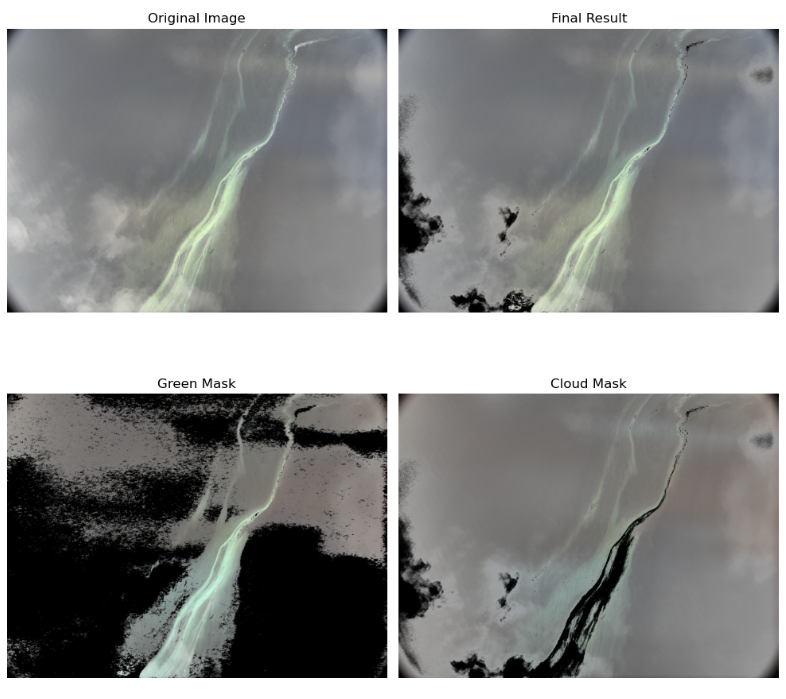
#> input picture remove_clouds.png, 786 x 699 px
$ python remove_clouds_keep_green.py ../remove_clouds.png out.png
#> lines starting #> are read from the running program, lines starting #| are printed output that depends on the picture; after the words box and inside, x2 and y2 are one past the last pixel; in counts of white or black regions, pixels touching at a corner belong together
#!/usr/bin/env python3
import cv2
import numpy as np
from PIL import Image
import argparse
import os

def remove_cloud_reflectance_and_keep_green(image_path, output_path, cloud_threshold=170, lower_green=(35, 10, 40), upper_green=(115, 255, 255)):
    # Load the image
#> called with image_path = '../remove_clouds.png', output_path = 'out.png', cloud_threshold = 170, lower_green = (35, 10, 40), upper_green = (115, 255, 255)
    image = cv2.imread(image_path)
#> image is the input picture: shape (699, 786, 3); mean B, G, R 139.3, 140.1, 139.3

    # Convert the image to HSV color space to segment green areas
    hsv_image = cv2.cvtColor(image, cv2.COLOR_BGR2HSV)
#> hsv_image: shape (699, 786, 3); mean H, S, V 42.5, 8.1, 141.6
    # Create a mask to keep only green areas
    green_mask = cv2.inRange(hsv_image, np.array(lower_green), np.array(upper_green))
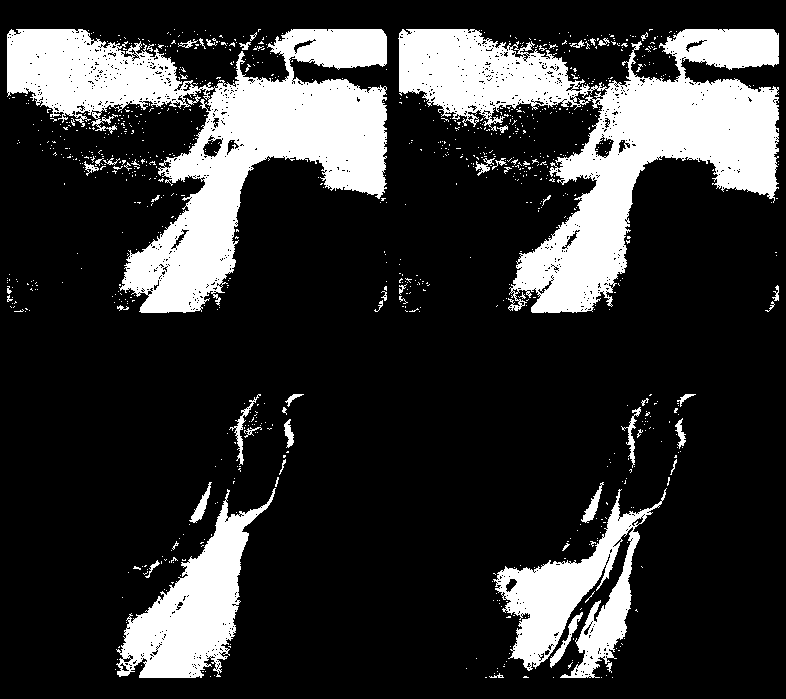
#> green_mask: shape (699, 786); 20.6% white; 954 white regions (899 under 20 px), largest, box (x1, y1, x2, y2) and area: (398, 29, 779, 313) 42436, (7, 29, 387, 313) 42228, (116, 488, 276, 678) 11693

    # Convert to grayscale for cloud detection
    gray_image = cv2.cvtColor(image, cv2.COLOR_BGR2GRAY)
    # Create a mask based on the cloud threshold
    _, cloud_mask = cv2.threshold(gray_image, cloud_threshold, 255, cv2.THRESH_BINARY)
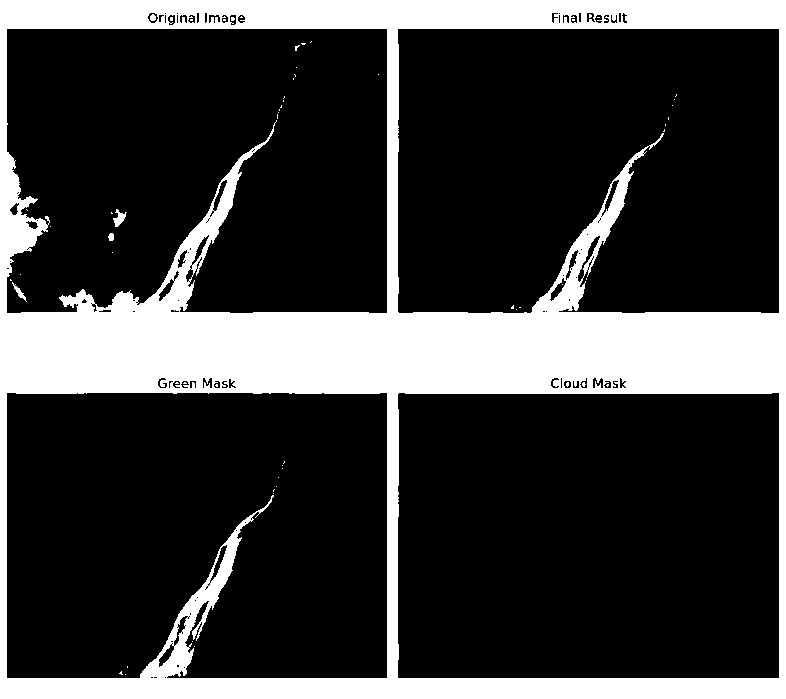
#> cloud_mask: shape (699, 786); 23.7% white; 61 white regions (56 under 20 px), largest, box (x1, y1, x2, y2) and area: (0, 0, 786, 699) 129663, (113, 209, 127, 227) 121, (12, 282, 27, 302) 76, (108, 233, 114, 241) 39, (150, 14, 156, 21) 34
    # Invert the cloud mask to target clouds
    cloud_mask = cv2.bitwise_not(cloud_mask)

    # Combine the green mask and the inverted cloud mask
    combined_mask = cv2.bitwise_or(green_mask, cloud_mask)
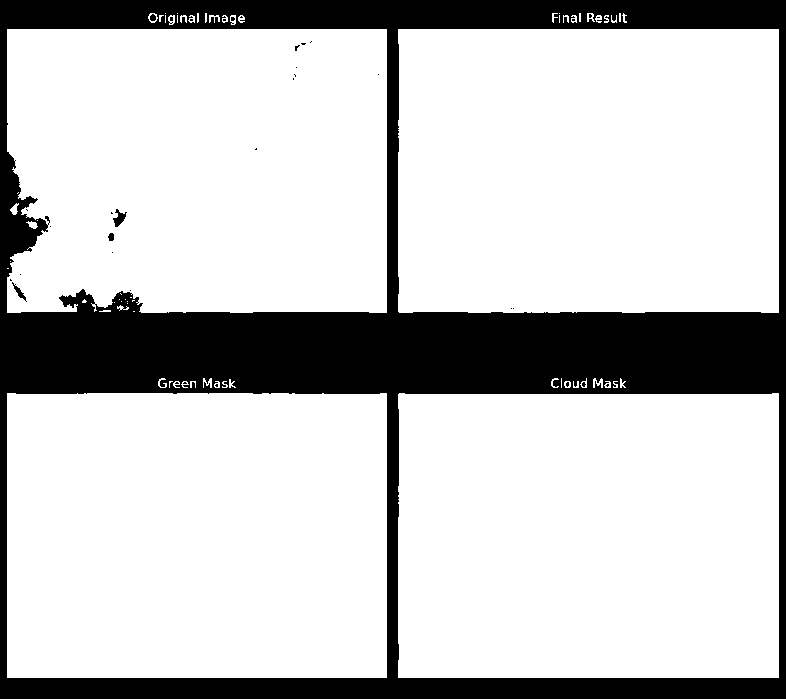
#> combined_mask: shape (699, 786); 78.2% white; 36 black regions (31 under 20 px), largest, box (x1, y1, x2, y2) and area: (0, 0, 786, 699) 119330, (113, 209, 127, 227) 121, (12, 282, 27, 302) 76, (108, 233, 114, 241) 39, (150, 14, 156, 21) 34

    # Apply the combined mask to the original image to keep non-cloud areas and green regions
    result = cv2.bitwise_and(image, image, mask=green_mask)
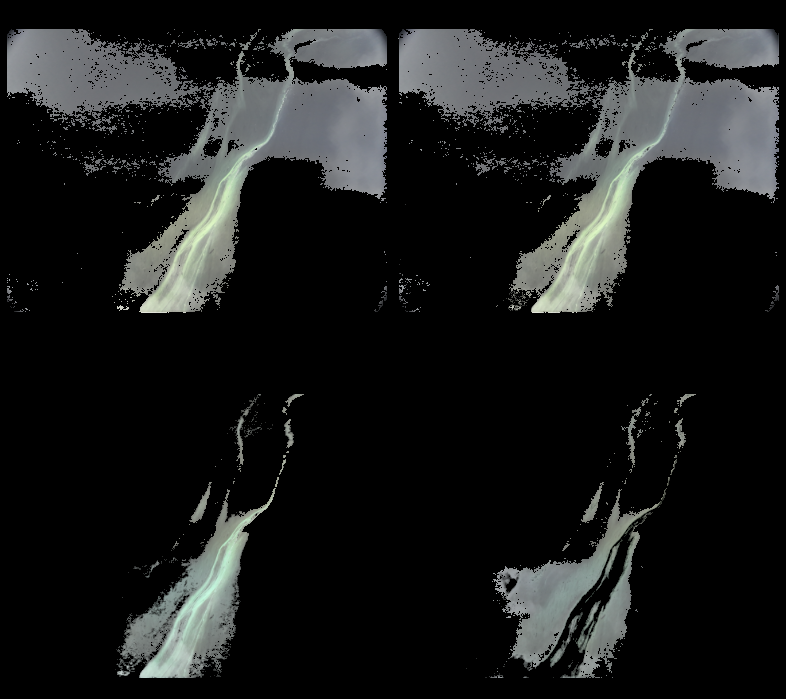
#> result: shape (699, 786, 3); mean B, G, R 27.2, 27.6, 26.3

    # Convert the result to a PIL image
    result_pil = Image.fromarray(cv2.cvtColor(result, cv2.COLOR_BGR2RGB))

    # Save the result image
    result_pil.save(output_path)

def main():
    parser = argparse.ArgumentParser(description="Remove cloud reflectance and retain green areas from drone images of water surfaces.")
    parser.add_argument('image_path', type=str, help="Path to the input image file.")
    parser.add_argument('output_path', type=str, help="Path to save the output image file.")
    parser.add_argument('--cloud_threshold', type=int, default=170, help="Threshold value for cloud removal (default: 170).")
    parser.add_argument('--lower_green', type=int, nargs=3, default=[35, 10, 40], help="Lower HSV values for green segmentation (default: 35 10 40).")
    parser.add_argument('--upper_green', type=int, nargs=3, default=[115, 255, 255], help="Upper HSV values for green segmentation (default: 115 255 255).")

    args = parser.parse_args()

    # Run the cloud removal and green retention process
    remove_cloud_reflectance_and_keep_green(
        args.image_path,
        args.output_path,
        cloud_threshold=args.cloud_threshold,
        lower_green=tuple(args.lower_green),
        upper_green=tuple(args.upper_green)
    )

    print(f"Processed image saved at: {args.output_path}")

if __name__ == "__main__":
    main()
